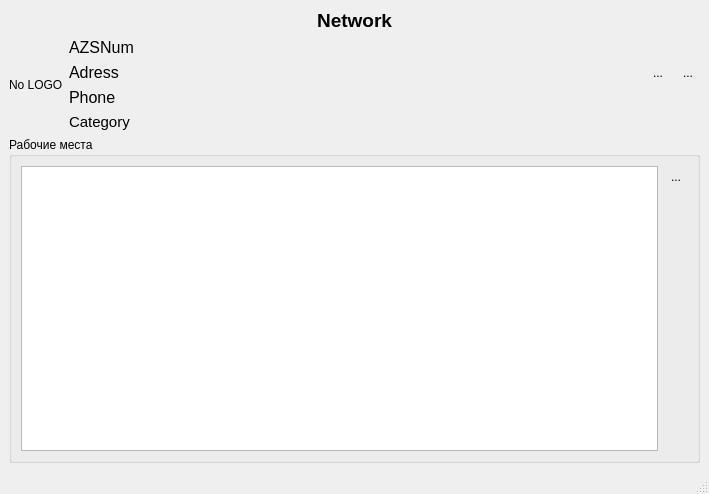
<?xml version="1.0" encoding="UTF-8"?>
<ui version="4.0">
 <class>ObjectWorkplaceWindow</class>
 <widget class="QMainWindow" name="ObjectWorkplaceWindow">
  <property name="geometry">
   <rect>
    <x>0</x>
    <y>0</y>
    <width>709</width>
    <height>494</height>
   </rect>
  </property>
  <property name="windowTitle">
   <string>MainWindow</string>
  </property>
  <widget class="QWidget" name="centralwidget">
   <layout class="QGridLayout" name="gridLayout_2">
    <item row="0" column="0">
     <layout class="QGridLayout" name="gridLayoutTitle" columnstretch="0,1,0,0">
      <item row="1" column="2" rowspan="3">
       <widget class="QToolButton" name="toolButtonClipboard">
        <property name="toolTip">
         <string>&lt;html&gt;&lt;head/&gt;&lt;body&gt;&lt;p&gt;Скопировать в буфер обмена&lt;/p&gt;&lt;/body&gt;&lt;/html&gt;</string>
        </property>
        <property name="text">
         <string>...</string>
        </property>
        <property name="icon">
         <iconset resource="../resource.qrc">
          <normaloff>:/Images/clipboard_icon.png</normaloff>:/Images/clipboard_icon.png</iconset>
        </property>
        <property name="iconSize">
         <size>
          <width>32</width>
          <height>32</height>
         </size>
        </property>
        <property name="autoRaise">
         <bool>true</bool>
        </property>
       </widget>
      </item>
      <item row="2" column="1">
       <widget class="QLabel" name="labelAddress">
        <property name="font">
         <font>
          <pointsize>12</pointsize>
         </font>
        </property>
        <property name="text">
         <string>Adress</string>
        </property>
        <property name="wordWrap">
         <bool>true</bool>
        </property>
       </widget>
      </item>
      <item row="4" column="1">
       <widget class="QLabel" name="labelCategory">
        <property name="font">
         <font>
          <pointsize>11</pointsize>
         </font>
        </property>
        <property name="styleSheet">
         <string notr="true"/>
        </property>
        <property name="text">
         <string>Category</string>
        </property>
       </widget>
      </item>
      <item row="1" column="3" rowspan="3">
       <widget class="QToolButton" name="toolButtonEditTitle">
        <property name="toolTip">
         <string>&lt;html&gt;&lt;head/&gt;&lt;body&gt;&lt;p&gt;Правка....&lt;/p&gt;&lt;/body&gt;&lt;/html&gt;</string>
        </property>
        <property name="text">
         <string>...</string>
        </property>
        <property name="icon">
         <iconset resource="../resource.qrc">
          <normaloff>:/Images/edit_icon.png</normaloff>:/Images/edit_icon.png</iconset>
        </property>
        <property name="iconSize">
         <size>
          <width>32</width>
          <height>32</height>
         </size>
        </property>
        <property name="autoRaise">
         <bool>true</bool>
        </property>
       </widget>
      </item>
      <item row="1" column="1">
       <widget class="QLabel" name="labelAZSNumber">
        <property name="font">
         <font>
          <pointsize>12</pointsize>
         </font>
        </property>
        <property name="text">
         <string>AZSNum</string>
        </property>
        <property name="alignment">
         <set>Qt::AlignLeading|Qt::AlignLeft|Qt::AlignVCenter</set>
        </property>
       </widget>
      </item>
      <item row="0" column="0" colspan="4">
       <widget class="QLabel" name="labelNenworkName">
        <property name="font">
         <font>
          <pointsize>14</pointsize>
          <bold>true</bold>
         </font>
        </property>
        <property name="text">
         <string>Network</string>
        </property>
        <property name="alignment">
         <set>Qt::AlignCenter</set>
        </property>
       </widget>
      </item>
      <item row="3" column="1">
       <widget class="QLabel" name="labelPhone">
        <property name="font">
         <font>
          <pointsize>12</pointsize>
         </font>
        </property>
        <property name="text">
         <string>Phone</string>
        </property>
       </widget>
      </item>
      <item row="1" column="0" rowspan="4">
       <widget class="QLabel" name="labelLogo">
        <property name="text">
         <string>No LOGO</string>
        </property>
       </widget>
      </item>
     </layout>
    </item>
    <item row="1" column="0">
     <widget class="QGroupBox" name="groupBox">
      <property name="title">
       <string>Рабочие места</string>
      </property>
      <layout class="QGridLayout" name="gridLayout">
       <item row="0" column="0">
        <widget class="QListWidget" name="listWidget">
         <property name="isWrapping" stdset="0">
          <bool>false</bool>
         </property>
         <property name="spacing">
          <number>0</number>
         </property>
         <property name="selectionRectVisible">
          <bool>true</bool>
         </property>
        </widget>
       </item>
       <item row="0" column="1" alignment="Qt::AlignTop">
        <widget class="QToolButton" name="toolButtonAddWorkPlace">
         <property name="toolTip">
          <string>&lt;html&gt;&lt;head/&gt;&lt;body&gt;&lt;p&gt;Добавить рабочее место...&lt;/p&gt;&lt;/body&gt;&lt;/html&gt;</string>
         </property>
         <property name="text">
          <string>...</string>
         </property>
         <property name="icon">
          <iconset resource="../resource.qrc">
           <normaloff>:/Images/add_plus_icon.png</normaloff>:/Images/add_plus_icon.png</iconset>
         </property>
         <property name="iconSize">
          <size>
           <width>32</width>
           <height>32</height>
          </size>
         </property>
         <property name="autoRaise">
          <bool>true</bool>
         </property>
        </widget>
       </item>
      </layout>
     </widget>
    </item>
   </layout>
  </widget>
  <widget class="QMenuBar" name="menubar">
   <property name="geometry">
    <rect>
     <x>0</x>
     <y>0</y>
     <width>709</width>
     <height>21</height>
    </rect>
   </property>
  </widget>
  <widget class="QStatusBar" name="statusbar"/>
 </widget>
 <resources>
  <include location="../resource.qrc"/>
 </resources>
 <connections/>
</ui>
